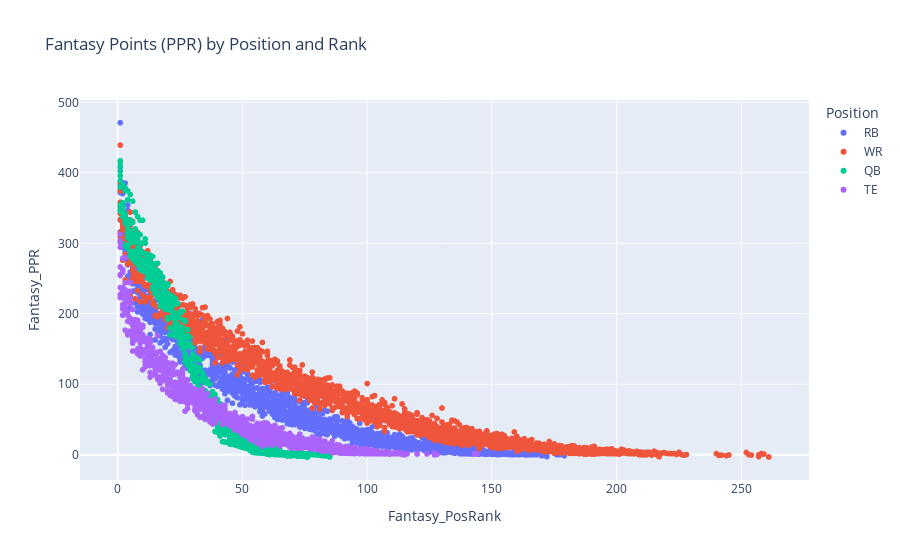

Notebook source saved alongside this figure:
### Code cell
## Scatter plot of Position Rank vs Fantasy PPR points (Color by Position)

# Seaborn
#posrnk_ppr_plot_sns = sns.scatterplot(data=final_df, x='Fantasy_PosRank', y='Fantasy_PPR', hue='Position')
#posrnk_ppr_plot_sns.set_title('Average Fantasy Points (PPR) by Position')
#posrnk_ppr_plot_sns.set_xlabel('Position Rank')
#posrnk_ppr_plot_sns.set_ylabel('Fantasy Points')

# Plotly
posrnk_ppr_plot_px = px.scatter(fantasy_df, x="Fantasy_PosRank", y="Fantasy_PPR", color='Position', hover_data=['Player', 'Year'], title='Fantasy Points (PPR) by Position and Rank')
plot_filename='plots/points_by_position.html'
posrnk_ppr_plot_px.write_html(plot_filename)
posrnk_ppr_plot_px.show()

### Figure 1 — Plotly figure (JSON) as saved in the notebook; plotly's stock layout.template omitted (floating-point values rounded to 4 significant figures; data arrays with more than 128 entries replaced by an {"elided": "..."} marker saying what was removed)
{"data": [{"customdata": {"elided": "1612x2 str values"}, "hovertemplate": "Position=RB<br>Fantasy_PosRank=%{x}<br>Fantasy_PPR=%{y}<br>Player=%{customdata[0]}<br>Year=%{customdata[1]}<extra></extra>", "legendgroup": "RB", "marker": {"color": "#636efa", "symbol": "circle"}, "mode": "markers", "name": "RB", "showlegend": true, "type": "scattergl", "x": {"elided": "1612 int values"}, "xaxis": "x", "y": {"elided": "1612 float values"}, "yaxis": "y"}, {"customdata": {"elided": "2048x2 str values"}, "hovertemplate": "Position=WR<br>Fantasy_PosRank=%{x}<br>Fantasy_PPR=%{y}<br>Player=%{customdata[0]}<br>Year=%{customdata[1]}<extra></extra>", "legendgroup": "WR", "marker": {"color": "#EF553B", "symbol": "circle"}, "mode": "markers", "name": "WR", "showlegend": true, "type": "scattergl", "x": {"elided": "2048 int values"}, "xaxis": "x", "y": {"elided": "2048 float values"}, "yaxis": "y"}, {"customdata": {"elided": "735x2 str values"}, "hovertemplate": "Position=QB<br>Fantasy_PosRank=%{x}<br>Fantasy_PPR=%{y}<br>Player=%{customdata[0]}<br>Year=%{customdata[1]}<extra></extra>", "legendgroup": "QB", "marker": {"color": "#00cc96", "symbol": "circle"}, "mode": "markers", "name": "QB", "showlegend": true, "type": "scattergl", "x": {"elided": "735 int values"}, "xaxis": "x", "y": {"elided": "735 float values"}, "yaxis": "y"}, {"customdata": {"elided": "1089x2 str values"}, "hovertemplate": "Position=TE<br>Fantasy_PosRank=%{x}<br>Fantasy_PPR=%{y}<br>Player=%{customdata[0]}<br>Year=%{customdata[1]}<extra></extra>", "legendgroup": "TE", "marker": {"color": "#ab63fa", "symbol": "circle"}, "mode": "markers", "name": "TE", "showlegend": true, "type": "scattergl", "x": {"elided": "1089 int values"}, "xaxis": "x", "y": {"elided": "1089 float values"}, "yaxis": "y"}], "layout": {"legend": {"title": {"text": "Position"}, "tracegroupgap": 0}, "title": {"text": "Fantasy Points (PPR) by Position and Rank"}, "xaxis": {"anchor": "y", "domain": [0, 1], "title": {"text": "Fantasy_PosRank"}}, "yaxis": {"anchor": "x", "domain": [0, 1], "title": {"text": "Fantasy_PPR"}}}}
